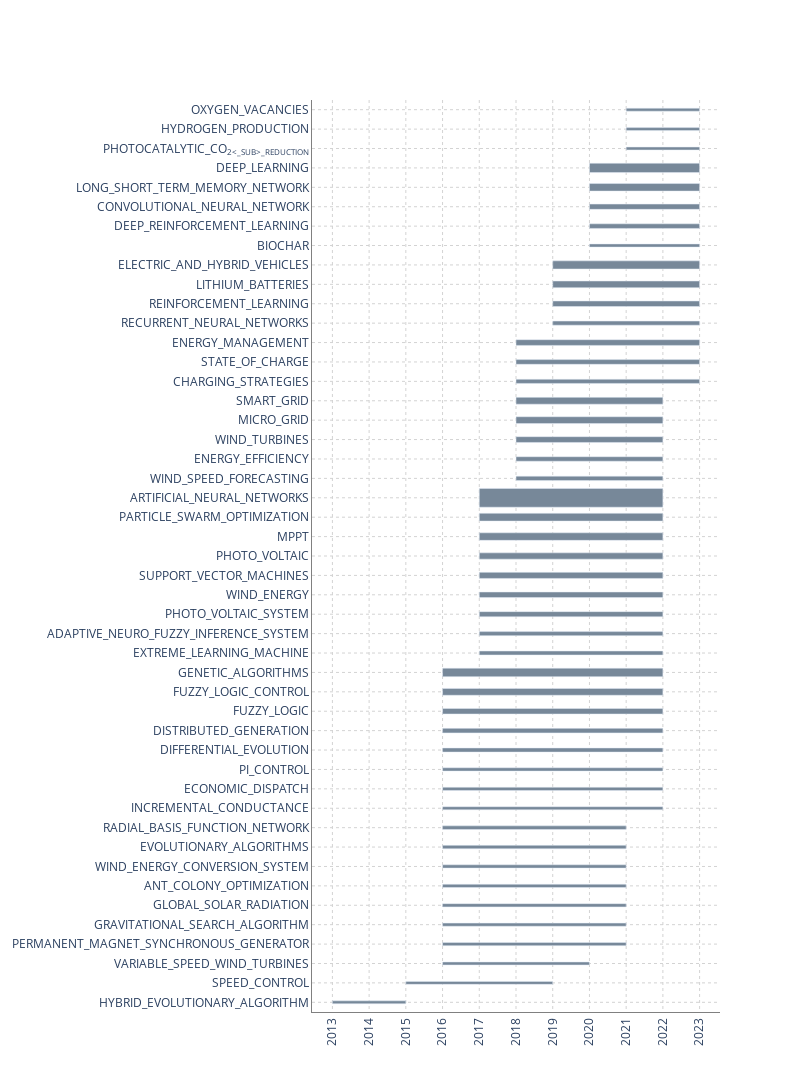

The notebook cell saved with this chart:
### Code cell
trending_words_per_year(
    #
    # PARAMS:
    field="author_keywords",
    n_words_per_year=10,
    custom_items=custom_items,
    #
    # DATABASE PARAMS:
    root_dir="./",
    database="main",
    year_filter=None,
    cited_by_filter=None,
).fig_.update_layout(width=800, height=1100).show()

### Figure 1 — Plotly figure (JSON) as saved in the notebook; plotly's stock layout.template omitted (floating-point values rounded to 4 significant figures)
{"data": [{"base": [2013, 2015, 2016, 2016, 2016, 2016, 2016, 2016, 2016, 2016, 2016, 2016, 2016, 2016, 2016, 2016, 2016, 2016, 2017, 2017, 2017, 2017, 2017, 2017, 2017, 2017, 2017, 2018, 2018, 2018, 2018, 2018, 2018, 2018, 2018, 2019, 2019, 2019, 2019, 2020, 2020, 2020, 2020, 2020, 2021, 2021, 2021], "marker": {"color": "lightslategrey"}, "orientation": "h", "type": "bar", "width": [0.15, 0.1517, 0.1549, 0.161, 0.1618, 0.1676, 0.1676, 0.1708, 0.178, 0.1869, 0.1607, 0.1676, 0.1716, 0.2111, 0.2342, 0.2873, 0.3554, 0.4379, 0.2057, 0.208, 0.2657, 0.287, 0.3144, 0.3239, 0.3882, 0.4021, 0.97, 0.2299, 0.2322, 0.2971, 0.351, 0.3516, 0.2132, 0.2414, 0.2954, 0.2117, 0.2841, 0.3412, 0.4191, 0.1633, 0.238, 0.2714, 0.388, 0.4802, 0.1532, 0.1549, 0.1558], "x": [2, 4, 4, 5, 5, 5, 5, 5, 5, 5, 6, 6, 6, 6, 6, 6, 6, 6, 5, 5, 5, 5, 5, 5, 5, 5, 5, 4, 4, 4, 4, 4, 5, 5, 5, 4, 4, 4, 4, 3, 3, 3, 3, 3, 2, 2, 2], "y": ["HYBRID_EVOLUTIONARY_ALGORITHM", "SPEED_CONTROL", "VARIABLE_SPEED_WIND_TURBINES", "PERMANENT_MAGNET_SYNCHRONOUS_GENERATOR", "GRAVITATIONAL_SEARCH_ALGORITHM", "GLOBAL_SOLAR_RADIATION", "ANT_COLONY_OPTIMIZATION", "WIND_ENERGY_CONVERSION_SYSTEM", "EVOLUTIONARY_ALGORITHMS", "RADIAL_BASIS_FUNCTION_NETWORK", "INCREMENTAL_CONDUCTANCE", "ECONOMIC_DISPATCH", "PI_CONTROL", "DIFFERENTIAL_EVOLUTION", "DISTRIBUTED_GENERATION", "FUZZY_LOGIC", "FUZZY_LOGIC_CONTROL", "GENETIC_ALGORITHMS", "EXTREME_LEARNING_MACHINE", "ADAPTIVE_NEURO_FUZZY_INFERENCE_SYSTEM", "PHOTO_VOLTAIC_SYSTEM", "WIND_ENERGY", "SUPPORT_VECTOR_MACHINES", "PHOTO_VOLTAIC", "MPPT", "PARTICLE_SWARM_OPTIMIZATION", "ARTIFICIAL_NEURAL_NETWORKS", "WIND_SPEED_FORECASTING", "ENERGY_EFFICIENCY", "WIND_TURBINES", "MICRO_GRID", "SMART_GRID", "CHARGING_STRATEGIES", "STATE_OF_CHARGE", "ENERGY_MANAGEMENT", "RECURRENT_NEURAL_NETWORKS", "REINFORCEMENT_LEARNING", "LITHIUM_BATTERIES", "ELECTRIC_AND_HYBRID_VEHICLES", "BIOCHAR", "DEEP_REINFORCEMENT_LEARNING", "CONVOLUTIONAL_NEURAL_NETWORK", "LONG_SHORT_TERM_MEMORY_NETWORK", "DEEP_LEARNING", "PHOTOCATALYTIC_CO<SUB>2<_SUB>_REDUCTION", "HYDROGEN_PRODUCTION", "OXYGEN_VACANCIES"]}], "layout": {"height": 1100, "paper_bgcolor": "white", "plot_bgcolor": "white", "width": 800, "xaxis": {"autorange": true, "dtick": 1, "gridcolor": "lightgray", "griddash": "dot", "linecolor": "gray", "linewidth": 1, "range": [2012.0, 2024.0], "tickangle": -90, "type": "linear"}, "yaxis": {"autorange": true, "gridcolor": "lightgray", "griddash": "dot", "linecolor": "gray", "linewidth": 1, "range": [-0.5, 46.5], "type": "category"}}}
